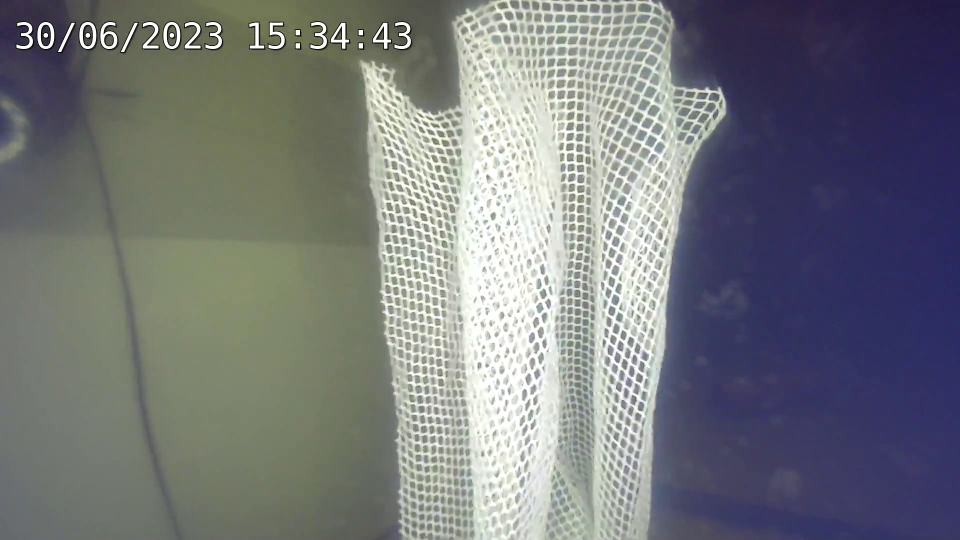
#> input picture assets/examples/frame_1431_44s_797ms_original.jpg, 1920 x 1080 px (shown at 1/2 size); its folder holds only this picture in this run
$ python -i quality.py   (imports and definitions only)   (older library calls are emulated)
#> lines starting #> are read from the running program, lines starting #| are printed output that depends on the picture; after the words box and inside, x2 and y2 are one past the last pixel; in counts of white or black regions, pixels touching at a corner belong together
"""Exposure and visibility measurements for the offline inspection agent.

The thresholds below are engineering defaults, not calibrated probabilities.
All measurements are kept separately so a later domain calibration can replace
the defaults without changing the output contract.
"""

from __future__ import annotations

from dataclasses import dataclass

import cv2
import numpy as np


@dataclass(frozen=True)
class ExposureProfile:
    name: str = 'legacy_v030'
    target_median: float = 0.45
    gamma_min: float = 0.65
    gamma_max: float = 1.45
    clahe_blend: float = 0.25

    # [4 lines left out: function __post_init__, not called in this run]


@dataclass(frozen=True)
class QualityConfig:
    grid: int = 8
    dark_level: int = 12
    bright_level: int = 250
    binary_fraction: float = 0.97
    dark_fraction_warn: float = 0.30
    bright_fraction_warn: float = 0.20
    dark_median_warn: float = 0.18
    bright_median_warn: float = 0.88
    exposure_tile_share_warn: float = 0.10
    lost_tile_fraction: float = 0.92
    max_lost_tiles_fraction: float = 0.12
    max_global_dark_fraction: float = 1.0
    max_global_bright_fraction: float = 1.0
    calibration_label: str = "uncalibrated_heuristic_v1"


UNDERWATER_QUALITY_CONFIG = QualityConfig(
    max_lost_tiles_fraction=0.50,
    max_global_dark_fraction=0.65,
    max_global_bright_fraction=0.75,
    calibration_label="underwater_background_tolerant_heuristic_pilot_v1",
)

# Ordinary photographs may intentionally contain a large black background,
# white wall or night sky. Those pixels are risk indicators, not proof that
# the entire photograph failed. Only near-constant endpoint frames stop this
# profile; object-region risk remains visible in the report.
GENERAL_QUALITY_CONFIG = QualityConfig(
    max_lost_tiles_fraction=1.0,
    max_global_dark_fraction=1.0,
    max_global_bright_fraction=1.0,
    calibration_label='general_rgb_observable_quality_heuristic_v1',
)


def _luminance(rgb: np.ndarray) -> np.ndarray:
    return cv2.cvtColor(rgb, cv2.COLOR_RGB2GRAY)


def _tile_metrics(tile: np.ndarray, cfg: QualityConfig) -> dict:
    values = tile.astype(np.float32) / 255.0
    sx = cv2.Sobel(values, cv2.CV_32F, 1, 0, ksize=3)
    sy = cv2.Sobel(values, cv2.CV_32F, 0, 1, ksize=3)
    gradient = np.sqrt(sx * sx + sy * sy)
    blurred = cv2.GaussianBlur(values, (3, 3), 0)
    flat = gradient < np.quantile(gradient, 0.40)
    residual = (values - blurred)[flat]
    noise = float(1.4826 * np.median(np.abs(residual - np.median(residual)))) if residual.size else 0.0
    return {
        "dark_fraction": float(np.mean(tile <= cfg.dark_level)),
        "bright_fraction": float(np.mean(tile >= cfg.bright_level)),
        "median": float(np.median(values)),
        "contrast": float(np.std(values)),
        "edge_strength": float(np.mean(gradient)),
        "sharpness": float(cv2.Laplacian(values, cv2.CV_32F).var()),
        "noise_estimate": noise,
    }


def assess(rgb: np.ndarray, cfg: QualityConfig | None = None) -> tuple[dict, np.ndarray]:
    """Return a JSON-ready report and an RGB problem heatmap.

    Red means likely information loss at the bright end; blue means likely
    information loss in darkness. This map visualizes raw-image evidence and
    does not pretend to localize a defect.
    """
    cfg = cfg or QualityConfig()
    general = cfg.calibration_label.startswith('general_rgb_')
    if rgb.dtype != np.uint8 or rgb.ndim != 3 or rgb.shape[2] != 3:
        raise ValueError("Expected an RGB uint8 image")
    gray = _luminance(rgb)
    height, width = gray.shape
    global_metrics = _tile_metrics(gray, cfg)
    binary_fraction = float(np.mean((gray <= 10) | (gray >= 245)))
    # A blank saturated frame is information loss, not a two-tone PCB input.
    is_binary = (binary_fraction >= cfg.binary_fraction
                 and float(np.mean(gray <= 10)) > 0.05
                 and float(np.mean(gray >= 245)) > 0.05)
    heat = np.zeros((height, width, 3), dtype=np.uint8)
    tiles = []
    lost_count = 0
    dark_count = 0
    bright_count = 0
    for row in range(cfg.grid):
        y0, y1 = height * row // cfg.grid, height * (row + 1) // cfg.grid
        for col in range(cfg.grid):
            x0, x1 = width * col // cfg.grid, width * (col + 1) // cfg.grid
            if x1 <= x0 or y1 <= y0:
                continue
            values = _tile_metrics(gray[y0:y1, x0:x1], cfg)
            dark = (values["dark_fraction"] > cfg.dark_fraction_warn
                    or values["median"] < cfg.dark_median_warn)
            bright = (values["bright_fraction"] > cfg.bright_fraction_warn
                      or values["median"] > cfg.bright_median_warn)
            lost = (not is_binary and
                    max(values["dark_fraction"], values["bright_fraction"]) >= cfg.lost_tile_fraction)
            dark_count += int(dark)
            bright_count += int(bright)
            lost_count += int(lost)
            if not is_binary:
                bright_visual = max(values["bright_fraction"],
                                    max(0.0, (values["median"] - cfg.bright_median_warn) /
                                        max(1.0 - cfg.bright_median_warn, 1e-6)))
                dark_visual = max(values["dark_fraction"],
                                  max(0.0, (cfg.dark_median_warn - values["median"]) /
                                      max(cfg.dark_median_warn, 1e-6)))
                heat[y0:y1, x0:x1, 0] = min(255, round(255 * bright_visual))
                heat[y0:y1, x0:x1, 2] = min(255, round(255 * dark_visual))
            tiles.append({"row": row, "col": col, "box": [x0, y0, x1, y1], "information_loss": lost, **values})
    tile_count = max(len(tiles), 1)
    if is_binary:
        state = "preprocessed_binary"
        passed = None
        reason = "输入接近二值图，无法从像素分布判断原始曝光"
    else:
        has_dark = dark_count > tile_count * cfg.exposure_tile_share_warn
        has_bright = bright_count > tile_count * cfg.exposure_tile_share_warn
        extreme_mixed = (sum(t["median"] < 0.15 for t in tiles) >= 3
                         and sum(t["median"] > 0.95 for t in tiles) >= 3)
        state = "mixed" if (has_dark and has_bright) or extreme_mixed else "underexposed" if has_dark else "overexposed" if has_bright else "normal"
        passed = (lost_count / tile_count <= cfg.max_lost_tiles_fraction
                  and global_metrics["dark_fraction"] <= cfg.max_global_dark_fraction
                  and global_metrics["bright_fraction"] <= cfg.max_global_bright_fraction)
        reason = "整图仍有大面积不可辨像素" if not passed else "图像质量通过启发式检查"
        if general:
            near_endpoint = ((float(np.mean(gray <= 2)) >= .995
                              or float(np.mean(gray >= 253)) >= .995)
                             and int(gray.max()) - int(gray.min()) <= 8)
            passed = not near_endpoint
            reason = ('图像几乎全部处于亮度端点，当前单帧无法提供足够可辨结构'
                      if not passed else '完成可观察亮度检查；局部明暗端点仅标记疑似剪切风险')
    report = {
        "exposure_state": state,
        "quality_pass": passed,
        "reason": reason,
        "metric_policy": cfg.calibration_label,
        "binary_fraction": binary_fraction,
        "lost_tile_fraction": lost_count / tile_count,
        "global": global_metrics,
        "tiles": tiles,
    }
    if general:
        report.update({
            'profile_id': 'general_rgb_v1',
            'measurement_scope': 'observable_image_luminance_not_camera_exposure_or_EV',
            'risk_interpretation': '暗部与高亮占比不能区分场景固有颜色和曝光剪切；热图不证明真实纹理已丢失',
            'suspected_clipping_tile_fraction': lost_count / tile_count,
            'quality_status': 'unassessable' if passed is None else 'failed' if not passed else 'passed_with_local_risk' if lost_count else 'passed',
        })
        for tile in tiles:
            tile['suspected_clipping_risk'] = tile['information_loss']
    return report, heat


# [46 lines left out: function correct_exposure, not called in this run]

>>> import cv2
>>> picture = cv2.cvtColor(cv2.imread('assets/examples/frame_1431_44s_797ms_original.jpg'), cv2.COLOR_BGR2RGB)
>>> result = assess(picture)
#> in _luminance, `return cv2.cvtColor(rgb, cv2.COLOR_RGB2GRAY)`:
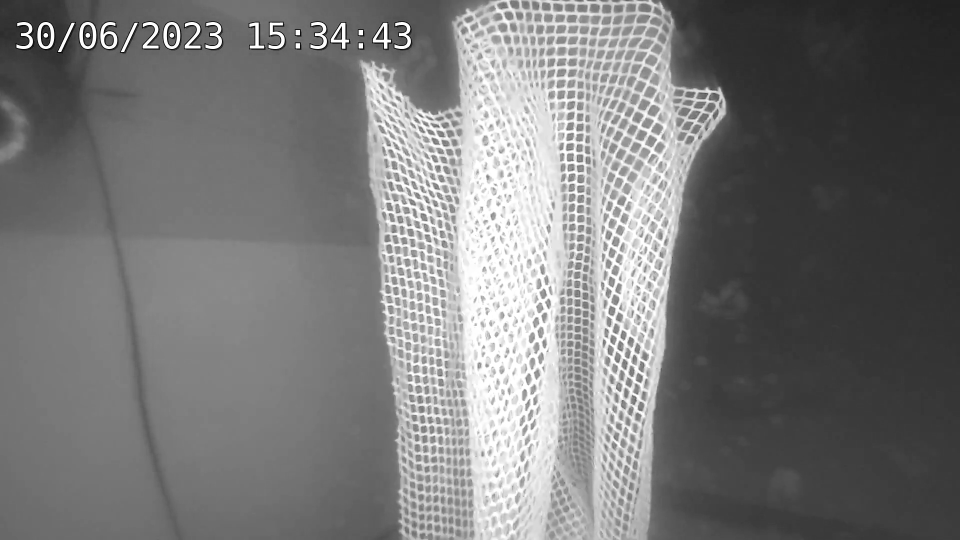
#> returned value: shape (1080, 1920) (shown at 1/2 size); min 0, max 255, mean 120.7
#> in _tile_metrics, `flat = gradient < np.quantile(gradient, 0.40)`:
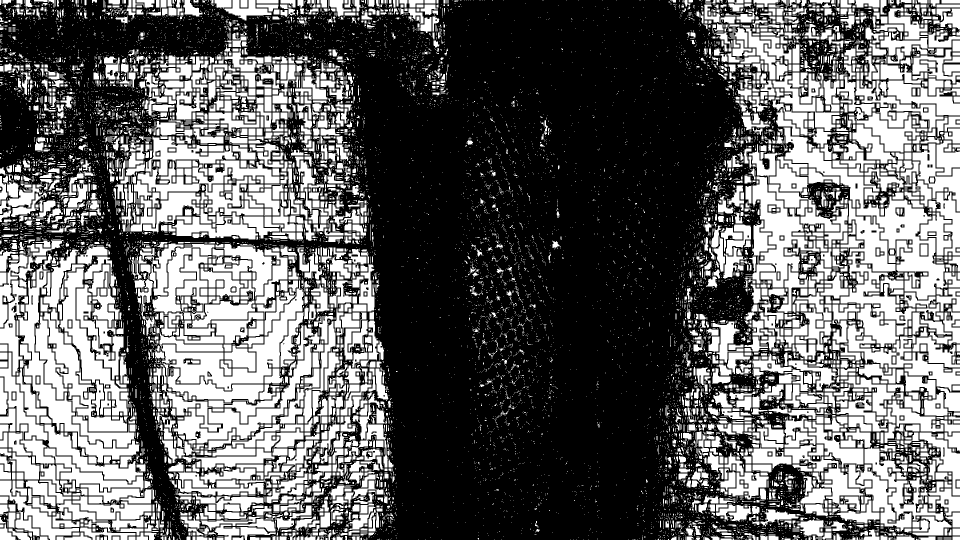
#> flat: shape (1080, 1920) bool (shown at 1/2 size); 39.6% white; 16355 white regions (13097 under 20 px), largest, box (x1, y1, x2, y2) and area: (1567, 255, 1895, 599) 18887, (322, 561, 607, 781) 13519, (36, 531, 278, 926) 11927
#> in _tile_metrics, `noise = float(1.4826 * np.median(np.abs(residual - np.median(residual)..`: noise = 0
#> in assess, `global_metrics = _tile_metrics(gray, cfg)`: global_metrics = {'dark_fraction': 0.00164, 'bright_fraction': 0.0355, 'median': 0.447, 'contrast': 0.239, 'edge_strength': 0.113, 'sharpness': 0.00443, 'noise_estimate': 0}
#> in assess, `binary_fraction = float(np.mean((gray <= 10) | (gray >= 245)))`: binary_fraction = 0.0456
#> in assess, `is_binary = (binary_fraction >= cfg.binary_fraction and float(np.mean(..`: is_binary = False
#> the loop in assess, `for row in range(cfg.grid):` made 8 passes
#> (y0, y1) on passes 2 to 8: (135, 270), (270, 405), (405, 540), (540, 675), (675, 810), (810, 945), (945, 1080)
#> pass 1, in _tile_metrics (call 2), `values = tile.astype(np.float32) / 255.0`:
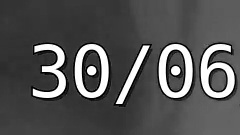
#> values: shape (135, 240) float32; min 0, max 1, mean 0.327
#> pass 1, in _tile_metrics (call 2), `sx = cv2.Sobel(values, cv2.CV_32F, 1, 0, ksize=3)`:
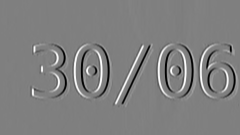
#> sx: shape (135, 240) float32; min -4, max 3.99, mean 0.00555; drawn with min black and max white
#> pass 1, in _tile_metrics (call 2), `sy = cv2.Sobel(values, cv2.CV_32F, 0, 1, ksize=3)`:
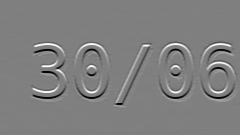
#> sy: shape (135, 240) float32; min -3.99, max 3.98, mean 0.00133; drawn with min black and max white
#> pass 1, in _tile_metrics (call 2), `gradient = np.sqrt(sx * sx + sy * sy)`:
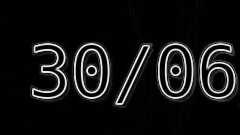
#> gradient: shape (135, 240) float32; min 0, max 4.33, mean 0.333; drawn with min black and max white
#> after the loop in assess, `for row in range(cfg.grid):`:
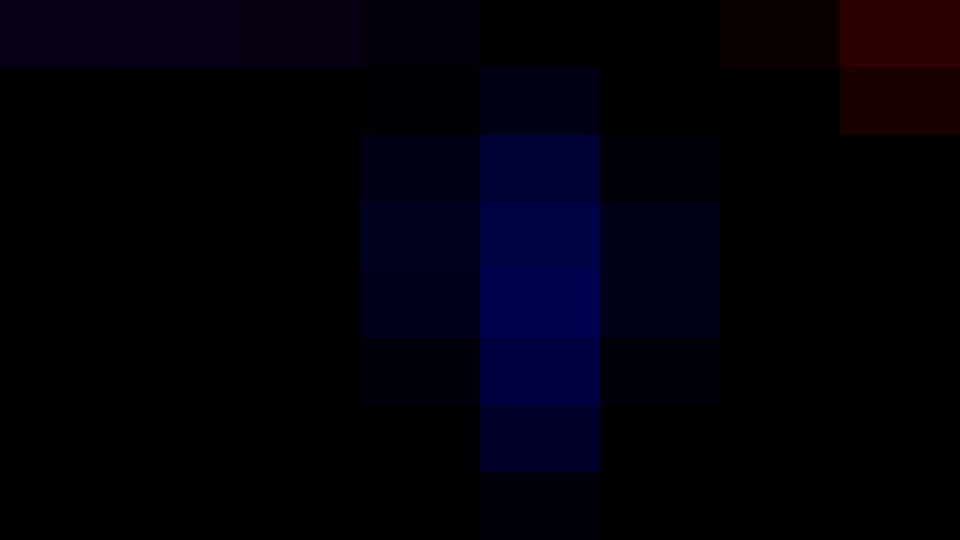
#> heat: shape (1080, 1920, 3) (shown at 1/2 size); mean of channels 0, 1, 2 9, 0, 1.6; drawn as B, G, R
#> after the loop in assess, `for row in range(cfg.grid):`: bright_count = 4; dark_count = 3; lost_count = 0; tiles = 64 items
#> in assess, `tile_count = max(len(tiles), 1)`: tile_count = 64
#> in assess, `has_dark = dark_count > tile_count * cfg.exposure_tile_share_warn`: has_dark = False
#> in assess, `state = "mixed" if (has_dark and has_bright) or extreme_mixed else "un..`: state = 'normal'
#> in assess, `passed = (lost_count / tile_count <= cfg.max_lost_tiles_fraction and g..`: passed = True
#> in assess, `reason = "整图仍有大面积不可辨像素" if not passed else "图像质量通过启发式检查"`: reason = '图像质量通过启发式检查'
